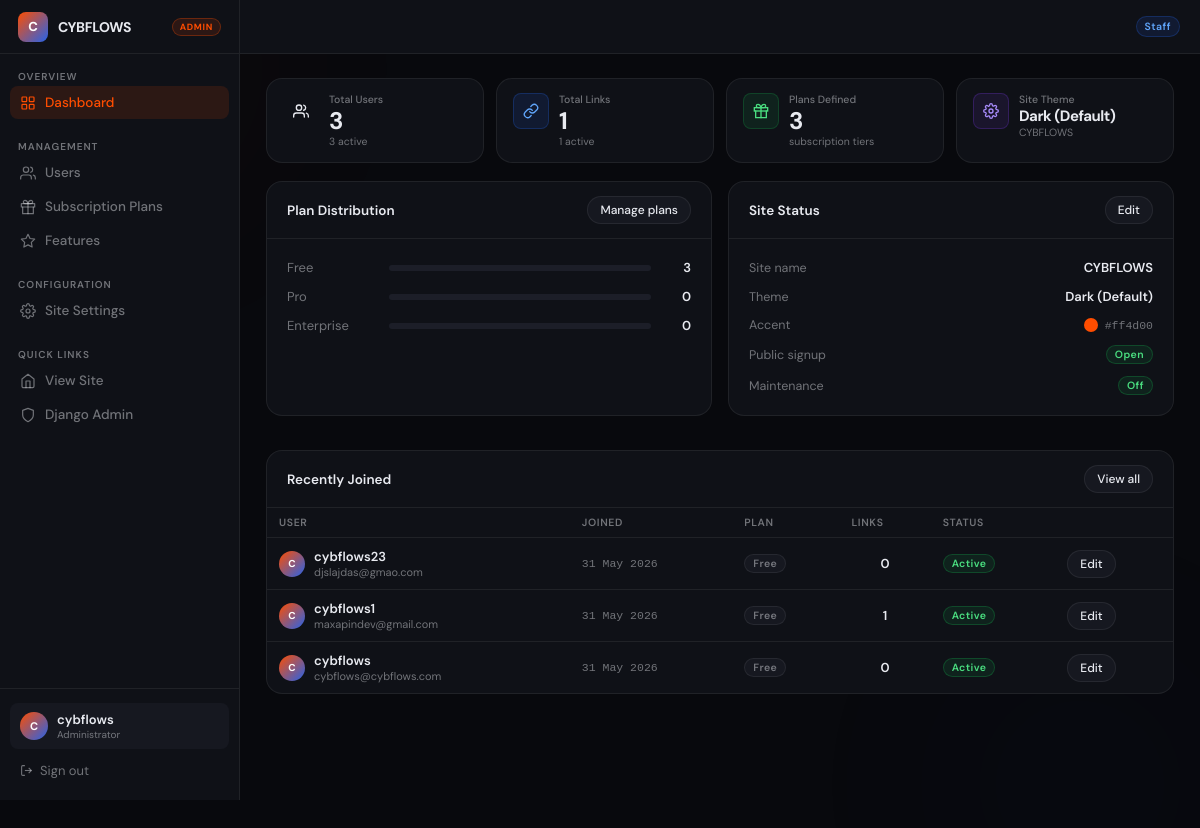
The page /siteadmin/ (signed in) on the database its author committed.
### siteadmin/models.py (models this page shows, shortened)
class SiteSettings(models.Model):
    site_name       = models.CharField(max_length=80, default='CybFlows')
    tagline         = models.CharField(max_length=160, blank=True,
                                       default='Your link, your identity.')
    site_theme      = models.CharField(max_length=20, choices=SITE_THEME_CHOICES, default='dark')
    accent_color    = models.CharField(max_length=7, default='#ff4d00')
    allow_signup    = models.BooleanField(default=True)
    maintenance     = models.BooleanField(default=False)
    maintenance_msg = models.TextField(blank=True,
                                       default='We are performing scheduled maintenance. Back soon.')
    footer_text     = models.CharField(max_length=200, blank=True,
                                       default='Free & open-source link-in-bio for creators.')
    updated_at      = models.DateTimeField(auto_now=True)
    class Meta:
        verbose_name = 'Site Settings'
    @classmethod
    def load(cls):
        obj, _ = cls.objects.get_or_create(pk=1)
        return obj

class SubscriptionPlan(models.Model):
    slug         = models.SlugField(max_length=30, unique=True)
    name         = models.CharField(max_length=80)
    price        = models.DecimalField(max_digits=8, decimal_places=2, default=0)
    price_label  = models.CharField(max_length=40, blank=True, default='/month')
    description  = models.CharField(max_length=160, blank=True)
    features     = models.TextField(blank=True,
                                    help_text='Marketing bullet points (one per line)')
    is_featured  = models.BooleanField(default=False)
    show_on_home = models.BooleanField(default=True)
    order        = models.PositiveSmallIntegerField(default=0)
    cta_label    = models.CharField(max_length=60, blank=True, default='Get started')
    created_at   = models.DateTimeField(auto_now_add=True)
    updated_at   = models.DateTimeField(auto_now=True)
    class Meta:
        ordering = ['order', 'id']

class Subscription(models.Model):
    user      = models.OneToOneField(settings.AUTH_USER_MODEL,
                                     on_delete=models.CASCADE, related_name='subscription')
    plan_slug = models.CharField(max_length=30, default='free')
    plan      = models.ForeignKey(SubscriptionPlan, on_delete=models.SET_NULL,
                                  null=True, blank=True, related_name='subscriptions')
    is_active = models.BooleanField(default=True)
    started_at = models.DateTimeField(auto_now_add=True)
    expires_at = models.DateTimeField(null=True, blank=True)
    notes     = models.TextField(blank=True)
    class Meta:
        ordering = ['user__username']
    def get_plan_display(self):
        return self.plan.name if self.plan else self.plan_slug.capitalize()

### accounts/models.py (models this page shows, shortened)
class User(AbstractUser):
    name    = models.CharField(max_length=120, blank=True)
    bio     = models.TextField(blank=True)
    avatar  = models.ImageField(upload_to='avatars/', blank=True)
    github  = models.URLField(blank=True)
    website = models.URLField(blank=True)
    twitter = models.URLField(blank=True)
    theme         = models.CharField(max_length=20, choices=THEME_CHOICES, default='default')
    color_primary = models.CharField(max_length=7, default='#ff4d00')
    color_bg      = models.CharField(max_length=7, default='#050505')
    color_text    = models.CharField(max_length=7, default='#f0f0f0')
    bg_image      = models.ImageField(upload_to='bg_images/', blank=True)
    profile_font   = models.CharField(max_length=30, choices=FONT_CHOICES, default='dm_sans')
    profile_layout = models.CharField(max_length=30, choices=LAYOUT_CHOICES, default='centered')
    username_changed_at    = models.DateTimeField(null=True, blank=True)
    username_changes_month = models.PositiveSmallIntegerField(default=0)
    username_change_month  = models.PositiveSmallIntegerField(default=0)  # stores month number
    username_change_year   = models.PositiveSmallIntegerField(default=0)  # stores year number

### siteadmin/views.py (the view)
# urls.py: path('',                              views.admin_dashboard,   name='admin_dashboard'),
@login_required
@staff_required
def admin_dashboard(request):
    total_users  = User.objects.count()
    active_users = User.objects.filter(is_active=True).count()
    total_links  = Link.objects.count()
    active_links = Link.objects.filter(is_active=True).count()
    plans = SubscriptionPlan.objects.all()
    plan_counts = {p.slug: Subscription.objects.filter(plan=p).count() for p in plans}
    unassigned = User.objects.filter(subscription__isnull=True).count()
    plan_counts['free'] = plan_counts.get('free', 0) + unassigned
    plan_breakdown = [(p.slug, p.name, plan_counts.get(p.slug, 0)) for p in plans]
    recent_users = User.objects.select_related('subscription__plan').order_by('-date_joined')[:8]
    site = SiteSettings.load()
    return render(request, 'siteadmin/dashboard.html', {
        'total_users': total_users, 'active_users': active_users,
        'total_links': total_links, 'active_links': active_links,
        'plan_breakdown': plan_breakdown, 'recent_users': recent_users,
        'site': site, 'plans': plans, 'now': timezone.now(),
    })

### devbio/context_processors.py (called while the page is built)
def site_settings(request):
    try:
        from siteadmin.models import SiteSettings
        obj = SiteSettings.load()
    except Exception:
        obj = None
    return {'site_settings': obj}

### templates/siteadmin/dashboard.html (shortened to what this page needs)
{% extends "siteadmin/base.html" %}
{% block nav_dash %}active{% endblock %}
{% block content %}
<div class="stat-grid">
  <div class="stat-card">
    <div class="stat-icon si-orange"><svg viewBox="0 0 24 24"><path d="M17 21v-2a4 4 0 0 0-4-4H5a4 4 0 0 0-4 4v2"/><circle cx="9" cy="7" r="4"/><path d="M23 21v-2a4 4 0 0 0-3-3.87"/><path d="M16 3.13a4 4 0 0 1 0 7.75"/></svg></div>
    <div class="stat-body"><p class="stat-label">Total Users</p><p class="stat-value">{{ total_users }}</p><p class="stat-sub">{{ active_users }} active</p></div>
  </div>
  <div class="stat-card">
    <div class="stat-icon si-blue"><svg viewBox="0 0 24 24"><path d="M10 13a5 5 0 0 0 7.54.54l3-3a5 5 0 0 0-7.07-7.07l-1.72 1.71"/><path d="M14 11a5 5 0 0 0-7.54-.54l-3 3a5 5 0 0 0 7.07 7.07l1.71-1.71"/></svg></div>
    <div class="stat-body"><p class="stat-label">Total Links</p><p class="stat-value">{{ total_links }}</p><p class="stat-sub">{{ active_links }} active</p></div>
  </div>
  <div class="stat-card">
    <div class="stat-icon si-green"><svg viewBox="0 0 24 24"><polyline points="20 12 20 22 4 22 4 12"/><rect x="2" y="7" width="20" height="5"/><path d="M12 22V7"/><path d="M12 7H7.5a2.5 2.5 0 0 1 0-5C11 2 12 7 12 7z"/><path d="M12 7h4.5a2.5 2.5 0 0 0 0-5C13 2 12 7 12 7z"/></svg></div>
    <div class="stat-body"><p class="stat-label">Plans Defined</p><p class="stat-value">{{ plans|length }}</p><p class="stat-sub">subscription tiers</p></div>
  </div>
  <div class="stat-card">
    <div class="stat-icon si-purple"></div>
    <div class="stat-body"><p class="stat-label">Site Theme</p><p class="stat-value" style="font-size:15px;margin-top:3px;">{{ site.get_site_theme_display }}</p><p class="stat-sub">{{ site.site_name }}</p></div>
  </div>
</div>
<div style="display:grid;grid-template-columns:1fr 1fr;gap:16px;margin-bottom:18px;">
  <div class="panel">
    <div class="panel-header">
      <span class="panel-title">Plan Distribution</span>
      <a href="{% url 'admin_plan_list' %}" class="btn btn-ghost btn-sm">Manage plans</a>
    </div>
    <div class="panel-body" style="display:flex;flex-direction:column;gap:12px;">
      {% for slug, name, count in plan_breakdown %}
      <div style="display:flex;align-items:center;gap:12px;">
        <span style="font-size:13px;color:var(--muted);min-width:90px;">{{ name }}</span>
        <div style="flex:1;height:6px;background:var(--s3);border-radius:3px;overflow:hidden;">
          {% if total_users and count %}
          <div style="height:100%;border-radius:3px;background:var(--orange);width:{% widthratio count total_users 100 %}%;transition:width .4s;"></div>
          {% endif %}
        </div>
        <span style="font-size:13px;font-weight:600;min-width:28px;text-align:right;">{{ count }}</span>
      </div>
      {% empty %}
      <p style="font-size:13px;color:var(--muted);">No plans defined yet. <a href="{% url 'admin_plan_create' %}" style="color:#ff7040;">Create one →</a></p>
      {% endfor %}
    </div>
  </div>
  <div class="panel">
    <div class="panel-header">
      <span class="panel-title">Site Status</span>
      <a href="{% url 'admin_site_settings' %}" class="btn btn-ghost btn-sm">Edit</a>
    </div>
    <div class="panel-body" style="display:flex;flex-direction:column;gap:12px;">
      <div style="display:flex;align-items:center;justify-content:space-between;"><span style="font-size:12.5px;color:var(--muted);">Site name</span><span style="font-size:13px;font-weight:600;">{{ site.site_name }}</span></div>
      <div style="display:flex;align-items:center;justify-content:space-between;"><span style="font-size:12.5px;color:var(--muted);">Theme</span><span style="font-size:13px;font-weight:600;">{{ site.get_site_theme_display }}</span></div>
      <div style="display:flex;align-items:center;justify-content:space-between;"><span style="font-size:12.5px;color:var(--muted);">Accent</span><div style="display:flex;align-items:center;gap:7px;"><span style="width:14px;height:14px;border-radius:50%;background:{{ site.accent_color }};display:inline-block;border:1px solid var(--border);"></span><span class="mono">{{ site.accent_color }}</span></div></div>
      <div style="display:flex;align-items:center;justify-content:space-between;"><span style="font-size:12.5px;color:var(--muted);">Public signup</span>{% if site.allow_signup %}<span class="badge b-active">Open</span>{% else %}<span class="badge b-inactive">Closed</span>{% endif %}</div>
      <div style="display:flex;align-items:center;justify-content:space-between;"><span style="font-size:12.5px;color:var(--muted);">Maintenance</span>{% if site.maintenance %}<span class="badge b-featured">Active</span>{% else %}<span class="badge b-active">Off</span>{% endif %}</div>
    </div>
  </div>
</div>
<div class="panel">
  <div class="panel-header">
    <span class="panel-title">Recently Joined</span>
    <a href="{% url 'admin_user_list' %}" class="btn btn-ghost btn-sm">View all</a>
  </div>
  <table class="data-table">
    <thead><tr><th>User</th><th>Joined</th><th>Plan</th><th>Links</th><th>Status</th><th></th></tr></thead>
    <tbody>
      {% for u in recent_users %}
      <tr>
        <td><div class="user-row"><div class="u-avatar">{{ u.username|first|upper }}</div><div><p class="u-name">{{ u.username }}</p><p class="u-email">{{ u.email|default:"—" }}</p></div></div></td>
        <td class="mono">{{ u.date_joined|date:"d M Y" }}</td>
        <td>{% if u.subscription %}<span class="badge b-{{ u.subscription.plan_slug }}">{{ u.subscription.get_plan_display }}</span>{% else %}<span class="badge b-free">Free</span>{% endif %}</td>
        <td style="text-align:center;font-size:13px;font-weight:600;">{{ u.links.count }}</td>
        <td>{% if u.is_active %}<span class="badge b-active">Active</span>{% else %}<span class="badge b-inactive">Disabled</span>{% endif %}</td>
        <td><a href="{% url 'admin_user_edit' u.pk %}" class="btn btn-ghost btn-sm">Edit</a></td>
      </tr>
      {% empty %}
      <tr><td colspan="6" style="text-align:center;color:var(--muted);padding:24px;">No users yet.</td></tr>
      {% endfor %}
    </tbody>
  </table>
</div>
{% endblock %}

### templates/siteadmin/base.html (shortened to what this page needs)
<!DOCTYPE html>
<html lang="en">
<head>
</head>
<body>
<aside class="admin-sidebar" id="admin-sidebar">
  <div class="sb-brand">
    <div class="sb-logo">{{ site_settings.site_name|default:"A"|first|upper }}</div>
    <span class="sb-name">{{ site_settings.site_name|default:"CybFlows" }}</span>
    <span class="sb-badge">Admin</span>
  </div>
  <div class="sb-sec">
    <p class="sb-label">Overview</p>
    <a href="{% url 'admin_dashboard' %}" class="sb-link {% block nav_dash %}{% endblock %}" onclick="closeSidebar()">
      <svg viewBox="0 0 24 24"><rect x="3" y="3" width="7" height="7" rx="1"/><rect x="14" y="3" width="7" height="7" rx="1"/><rect x="14" y="14" width="7" height="7" rx="1"/><rect x="3" y="14" width="7" height="7" rx="1"/></svg>
      Dashboard
    </a>
  </div>
  <div class="sb-sec">
    <p class="sb-label">Management</p>
    <a href="{% url 'admin_user_list' %}" class="sb-link {% block nav_users %}{% endblock %}" onclick="closeSidebar()">
      <svg viewBox="0 0 24 24"><path d="M17 21v-2a4 4 0 0 0-4-4H5a4 4 0 0 0-4 4v2"/><circle cx="9" cy="7" r="4"/><path d="M23 21v-2a4 4 0 0 0-3-3.87"/><path d="M16 3.13a4 4 0 0 1 0 7.75"/></svg>
      Users
    </a>
    <a href="{% url 'admin_plan_list' %}" class="sb-link {% block nav_plans %}{% endblock %}" onclick="closeSidebar()">
      <svg viewBox="0 0 24 24"><polyline points="20 12 20 22 4 22 4 12"/><rect x="2" y="7" width="20" height="5"/><path d="M12 22V7"/><path d="M12 7H7.5a2.5 2.5 0 0 1 0-5C11 2 12 7 12 7z"/><path d="M12 7h4.5a2.5 2.5 0 0 0 0-5C13 2 12 7 12 7z"/></svg>
      Subscription Plans
    </a>
    <a href="{% url 'admin_feature_list' %}" class="sb-link {% block nav_features %}{% endblock %}" onclick="closeSidebar()">
      <svg viewBox="0 0 24 24"><polygon points="12 2 15.09 8.26 22 9.27 17 14.14 18.18 21.02 12 17.77 5.82 21.02 7 14.14 2 9.27 8.91 8.26 12 2"/></svg>
      Features
    </a>
  </div>
  <div class="sb-sec">
    <p class="sb-label">Configuration</p>
    <a href="{% url 'admin_site_settings' %}" class="sb-link {% block nav_settings %}{% endblock %}" onclick="closeSidebar()">
      Site Settings
    </a>
  </div>
  <div class="sb-sec">
    <p class="sb-label">Quick Links</p>
    <a href="/" class="sb-link" target="_blank" rel="noopener">
      <svg viewBox="0 0 24 24"><path d="M3 9l9-7 9 7v11a2 2 0 0 1-2 2H5a2 2 0 0 1-2-2z"/><polyline points="9 22 9 12 15 12 15 22"/></svg>
      View Site
    </a>
    <a href="/admin/" class="sb-link">
      <svg viewBox="0 0 24 24"><path d="M12 22s8-4 8-10V5l-8-3-8 3v7c0 6 8 10 8 10z"/></svg>
      Django Admin
    </a>
  </div>
  <div class="sb-footer">
    <div class="sb-user">
      <div class="sb-avatar">{{ request.user.username|first|upper }}</div>
      <div style="min-width:0;">
        <p class="sb-uname">{{ request.user.username }}</p>
        <p class="sb-urole">Administrator</p>
      </div>
    </div>
    <a href="/logout/" class="sb-logout">
      <svg viewBox="0 0 24 24"><path d="M9 21H5a2 2 0 0 1-2-2V5a2 2 0 0 1 2-2h4"/><polyline points="16 17 21 12 16 7"/><line x1="21" y1="12" x2="9" y2="12"/></svg>
      Sign out
    </a>
  </div>
</aside>
<header class="admin-topbar">
  <div class="topbar-left">
    <h1 style="font-size:15px;font-weight:600;letter-spacing:-.2px;">{% block page_title %}Admin{% endblock %}</h1>
  </div>
  <div class="topbar-right">
    <span class="badge b-staff" style="font-size:10.5px;padding:3px 8px;">Staff</span>
  </div>
</header>
<div class="admin-main">
  <div class="admin-content">
    {% block content %}{% endblock %}
  </div>
</div>
</body>
</html>

### rows shown on the page
SiteSettings: site_name|first "C", site_name "CYBFLOWS", site_theme "Dark (Default)", accent_color "#ff4d00"
User: user.username|first "C", user.username "cybflows", username|first "C", username "cybflows", email "cybflows@cybflows.com", date_joined "31 May 2026", shows "Free", links.count "0", is_active "Active"
SubscriptionPlan: plan_breakdown "Free"
SubscriptionPlan: plan_breakdown "Pro"
SubscriptionPlan: plan_breakdown "Enterprise"
User: username|first "C", username "cybflows23", email "djslajdas@gmao.com", date_joined "31 May 2026", subscription.plan "Free", links.count "0", is_active "Active"
User: username|first "C", username "cybflows1", email "maxapindev@gmail.com", date_joined "31 May 2026", subscription.plan "Free", links.count "1", is_active "Active"

### other values the page prints
{{ total_users }} "3"
{{ active_users }} "3"
{{ total_links }} "1"
{{ active_links }} "1"
{{ plans|length }} "3"
{{ count }} "3" "0" "0"
